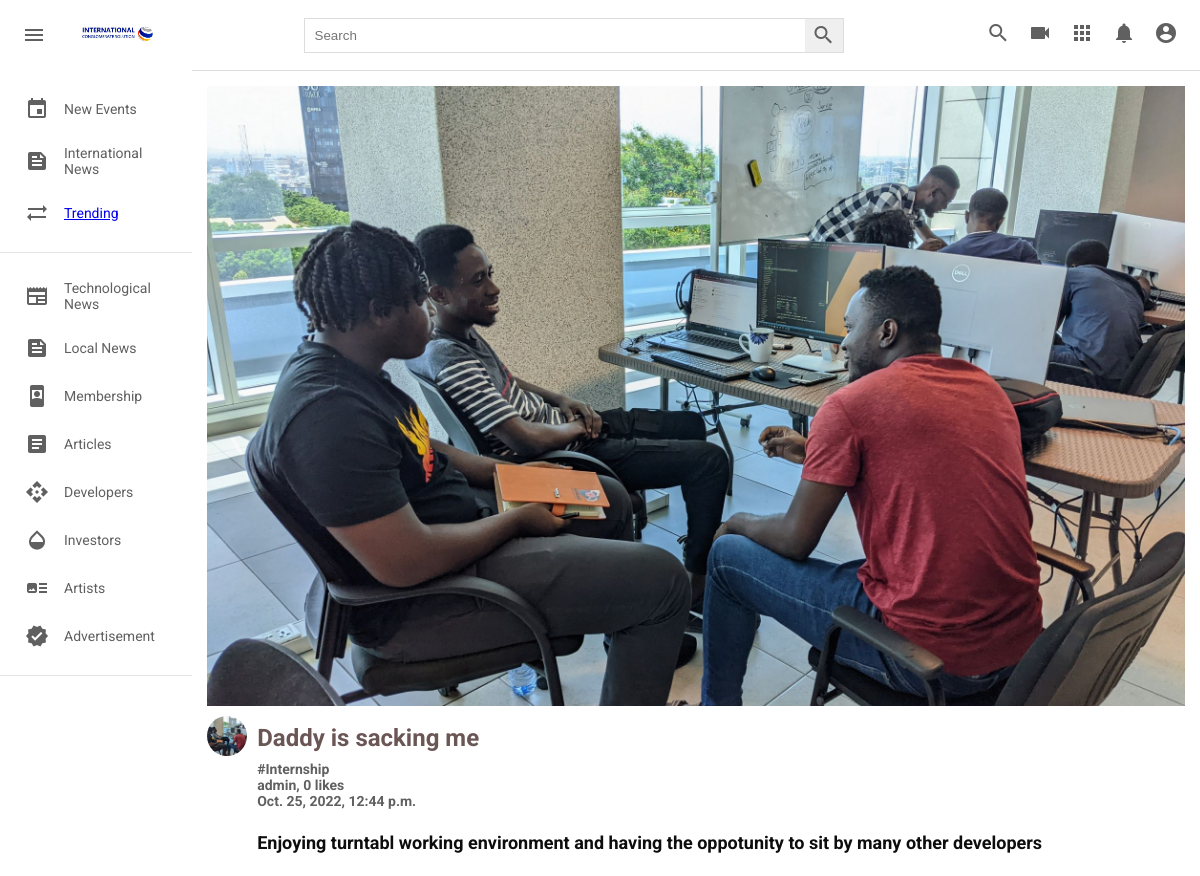
Page /51524a12-6767-4645-8b3e-2ec9b4012443/ on the committed database.
### post/models.py (models this page shows, shortened)
class Post(models.Model):
    id = models.UUIDField(primary_key = True, default = uuid.uuid4)
    title = models.CharField(max_length=500, verbose_name="title", blank=True)
    picture = models.ImageField(upload_to=user_directory_path, verbose_name="Picture", null=True)
    caption = models.CharField(max_length=500000, verbose_name="Caption")
    posted = models.DateTimeField(auto_now_add=True)
    tag = models.ManyToManyField(Tag, related_name="tags")
    user = models.ForeignKey(User, on_delete=models.CASCADE)
    likes = models.IntegerField(default=0)

class Tag(models.Model):
    title = models.CharField(max_length=100, verbose_name='tag')
    slug = models.SlugField(null=False, unique=True, default=uuid.uuid1)
    class Meta:
        verbose_name = 'Tag'
        verbose_name_plural = 'Tags'
    def __str__(self):
        return self.title

### post/views.py (the view)
# urls.py: path('<str:id>/', views.detail_page, name="detailed_page"),
def detail_page(request, id):
    detailed_page = get_object_or_404(Post, pk=id)
    return render(request, 'detail_page.html', {'detailed_page':detailed_page})

### templates/detail_page.html
{% extends 'base.html' %}
{% load static %}
   {% block content %}
     <div class="detailPage_videos">
        <div class="detailPage_videos__container">
            <div class="detailPage_video">
                <div class="detailPage_video__thumbnail">
                <img src="{{ detailed_page.picture.url }}" alt="" />
                </div>
                <div class="video__details">
                    <div class="detailPage_author">
                        <img
                        src="{{ detailed_page.picture.url }}"
                        alt=""
                        />
                    </div>
                    <div class="detailPage_title">
                        <h3> <a href=""> {{ detailed_page.title }}</a></h3>
                        <h2><b>{% for tag in detailed_page.tag.all%}<a href="{{tag.get_absolute_url}}"> #{{tag}} </a><br>{% endfor %}</b></h2>
                        <h2><b><a href=""> {{detailed_page.user.username}}, {{detailed_page.likes}} likes </a></b></h2>
                        <h2> <b> <a href="">{{detailed_page.posted}}</a> </b></h2><br>
                        <h4> <a href=""> {{ detailed_page.caption }}</a></h4>
                    </div>
                </div>
            </div>
        </div>
      </div>
    </div>
   {% endblock content %}

### static/styles.css (style rules this page uses)
* { margin: 0; padding: 0; box-sizing: border-box; }
body { font-family: 'Roboto', sans-serif; }
.video__details { display: flex; margin-top: 10px; }
.detailPage_videos { background-color: #fff; width: 100%; height: 100%; padding: 15px 15px; border-top: 1px solid #ddd; overflow-y: scroll; }
.detailPage_video { width: 100%; margin-bottom: 30px; }
.detailPage_video__thumbnail { width: 100%; height: 80%; }
.detailPage_video__thumbnail img { object-fit: cover; height: 100%; width: 100%; }
.detailPage_author img { object-fit: cover; border-radius: 50%; height: 40px; width: 40px; margin-right: 10px; }
.detailPage_title { display: flex; flex-direction: column; }
.detailPage_title h3 a { color: rgb(107, 86, 86); line-height: 45px; font-size: 24px; margin-bottom: 6px; }
.detailPage_title h4 a { color: rgb(14, 13, 13); line-height: 30px; font-size: 18px; margin-bottom: 6px; }
.detailPage_title a, span { text-decoration: none; color: rgb(96, 96, 96); font-size: 14px; }

### rows in the picture
Post: picture (picture), title "Daddy is sacking me", user.username "admin", likes "0", posted "Oct. 25, 2022, 12:44 p.m.", caption "Enjoying turntabl working environment and having the oppotunity to sit by many other developers"
Tag: title "Internship"
